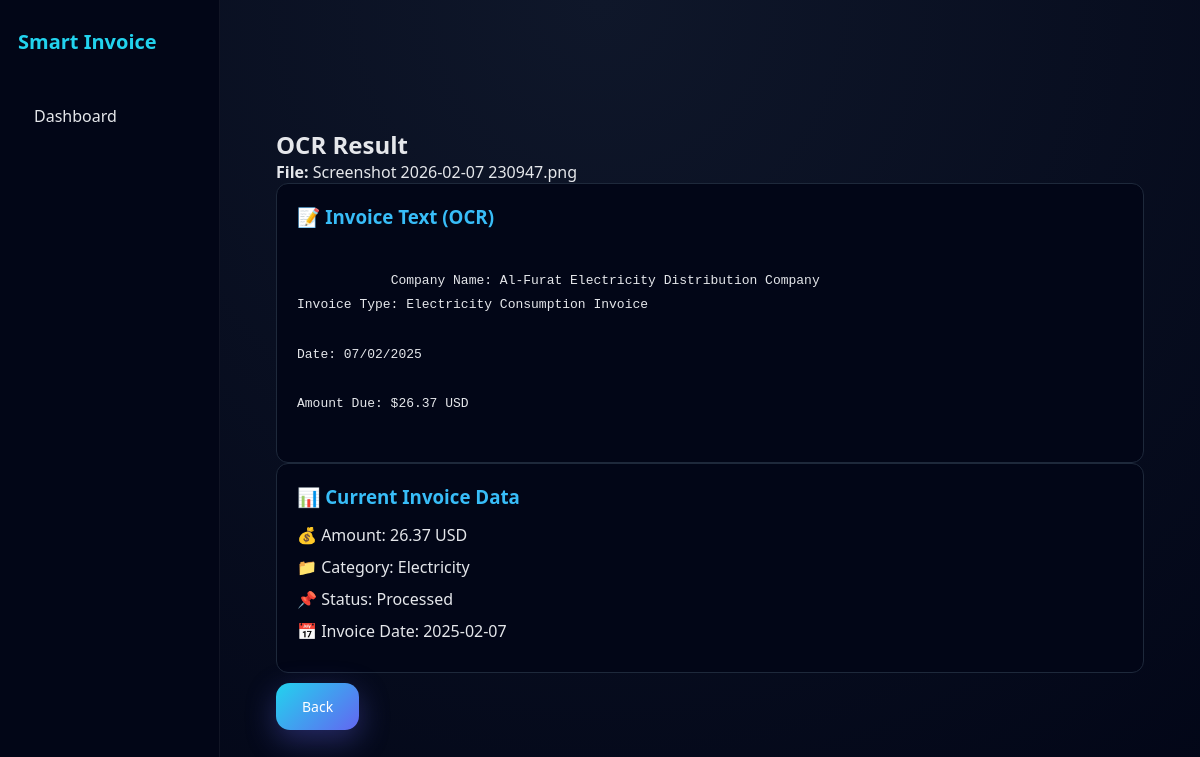
Screenshot of /ocr/33 with the database file from the repository.
### database/models.py (models this page shows, shortened)
class Invoice(db.Model):
    __tablename__ = "invoices"
    id = db.Column(db.Integer, primary_key=True)
    filename = db.Column(db.String(255), nullable=False)
    file_path = db.Column(db.String(500), nullable=False)
    upload_date = db.Column(db.DateTime, default=datetime.utcnow)
    extracted_text = db.Column(db.Text)
    invoice_date = db.Column(db.String(50))
    total_amount = db.Column(db.Float)
    currency = db.Column(db.String(10), default="USD")
    category = db.Column(db.String(50), default="General")
    status = db.Column(
        db.String(20),
        default="Processed"   # Processed | Pending | Error
    )

### app.py (the view)
@app.route("/ocr/<int:invoice_id>")
def view_ocr(invoice_id):
    invoice = Invoice.query.get_or_404(invoice_id)
    lang = detect_language(invoice.extracted_text)
    return render_template(
        "ocr.html",
        invoice=invoice,
        ocr_text=invoice.extracted_text,
        lang=lang
    )

### app.py (called while the page is built)
def detect_language(text):
    return "ar" if re.search(r"[ء-ي]", text) else "en"

### templates/ocr.html (shortened to what this page needs)
<!DOCTYPE html>
<html lang="en">
<head>
    <link rel="stylesheet" href="{{ url_for('static', filename='style.css') }}">
    <link rel="stylesheet" href="{{ url_for('static', filename='style.css') }}">
</head>
<body>
<div class="app">
    <aside class="sidebar">
        <h1>Smart Invoice</h1>
        <div class="nav">
            <a href="/dashboard">Dashboard</a>
        </div>
    </aside>
    <main class="main">
        <div class="content">
            <h2>OCR Result</h2>
            <p><strong>File:</strong> {{ invoice.filename }}</p>
            <div class="info-box">
            {% if lang == "ar" %}
            <h3>📝 نص الفاتورة (OCR)</h3>
            <div class="ocr-text" dir="rtl">
            {{ ocr_text if ocr_text else "لا يوجد نص مستخرج." }}
            </div>
            {% else %}
            <h3>📝 Invoice Text (OCR)</h3>
            <div class="ocr-text">
            {{ ocr_text if ocr_text else "No OCR text found." }}
            </div>
            {% endif %}
            </div>
            <div class="info-box">
            {% if lang == "ar" %}
            <h3>📊 بيانات الفاتورة الحالية</h3>
            <ul dir="rtl">
            <li>💰 المبلغ: {{ invoice.total_amount }} {{ "دينار" if invoice.currency=="IQD" else "دولار" }}</li>
            <li>📁 التصنيف: {{ invoice.category }}</li>
            <li>📌 الحالة: {{ "قيد الانتظار" if invoice.status=="Pending" else "تمت المعالجة" }}</li>
            <li>📅 تاريخ الفاتورة: {{ invoice.invoice_date }}</li>
            </ul>
            {% else %}
            <h3>📊 Current Invoice Data</h3>
            <ul>
            <li>💰 Amount: {{ invoice.total_amount }} {{ invoice.currency }}</li>
            <li>📁 Category: {{ invoice.category }}</li>
            <li>📌 Status: {{ invoice.status }}</li>
            <li>📅 Invoice Date: {{ invoice.invoice_date }}</li>
            </ul>
            {% endif %}
            </div>
            <br>
            <a href="/dashboard" class="btn secondary">Back</a>
        </div>
    </main>
</div>
</body>
</html>

### static/style.css (style rules this page uses)
:root { --bg-main: #0b1220; --bg-sidebar: #020617; --bg-card: rgba(255, 255, 255, 0.08); --primary: #6366f1; --secondary: #22d3ee; --accent: #a855f7; --text-main: #e5e7eb; --text-muted: #9ca3af; --glass: blur(18px); }
* { margin: 0; padding: 0; box-sizing: border-box; font-family: "Segoe UI", system-ui, sans-serif; }
body { background: radial-gradient(circle at top, #0f172a, #020617); color: var(--text-main); min-height: 100vh; }
.app { display: flex; min-height: 100vh; }
.sidebar { width: 220px; background: linear-gradient(180deg, #020617, #020617); padding: 28px 18px; border-right: 1px solid rgba(255,255,255,0.06); }
.sidebar h1 { color: var(--secondary); font-size: 20px; margin-bottom: 36px; }
.nav a { display: block; padding: 14px 16px; margin-bottom: 12px; border-radius: 12px; text-decoration: none; color: var(--text-main); transition: all 0.25s ease; }
.main { flex: 1; padding: 48px 56px; display: flex; flex-direction: column; }
.btn { padding: 14px 26px; border-radius: 14px; border: none; cursor: pointer; font-size: 14px; font-weight: 500; color: white; text-decoration: none; background: linear-gradient(135deg, var(--primary), var(--accent)); box-shadow: 0 10px 30px rgba(99,102,241,0.35); transition: all 0.25s ease; }
.btn.secondary { background: linear-gradient(135deg, var(--secondary), var(--primary)); }
.ocr-text { white-space: pre-wrap; line-height: 1.9; font-family: monospace; color: #e5e7eb; max-height: 45vh; overflow-y: auto; }
.sidebar { position: fixed; top: 0; left: 0; height: 100vh; overflow-y: auto; z-index: 1000; }
.main { margin-left: 220px; }
.content { padding-top: 80px; }

### templates/ocr.html (style rules this page uses)
.info-box { background: #020617; border: 1px solid #1e293b; padding: 20px; border-radius: 12px; }
.info-box h3 { margin-bottom: 15px; color: #38bdf8; }
.info-box ul { list-style: none; padding: 0; margin: 0; }
.info-box li { margin-bottom: 10px; color: #e5e7eb; }

### rows the page displays
Invoice: filename "Screenshot 2026-02-07 230947.png", extracted_text "Company Name: Al-Furat Electricity Distribution Company Invoice Type: Electricity Consumption Invoice Date: 07/02/2025 Amount Due: $26.37 USD", total_amount "26.37", currency "USD", category "Electricity", status "Processed", invoice_date "2025-02-07"
